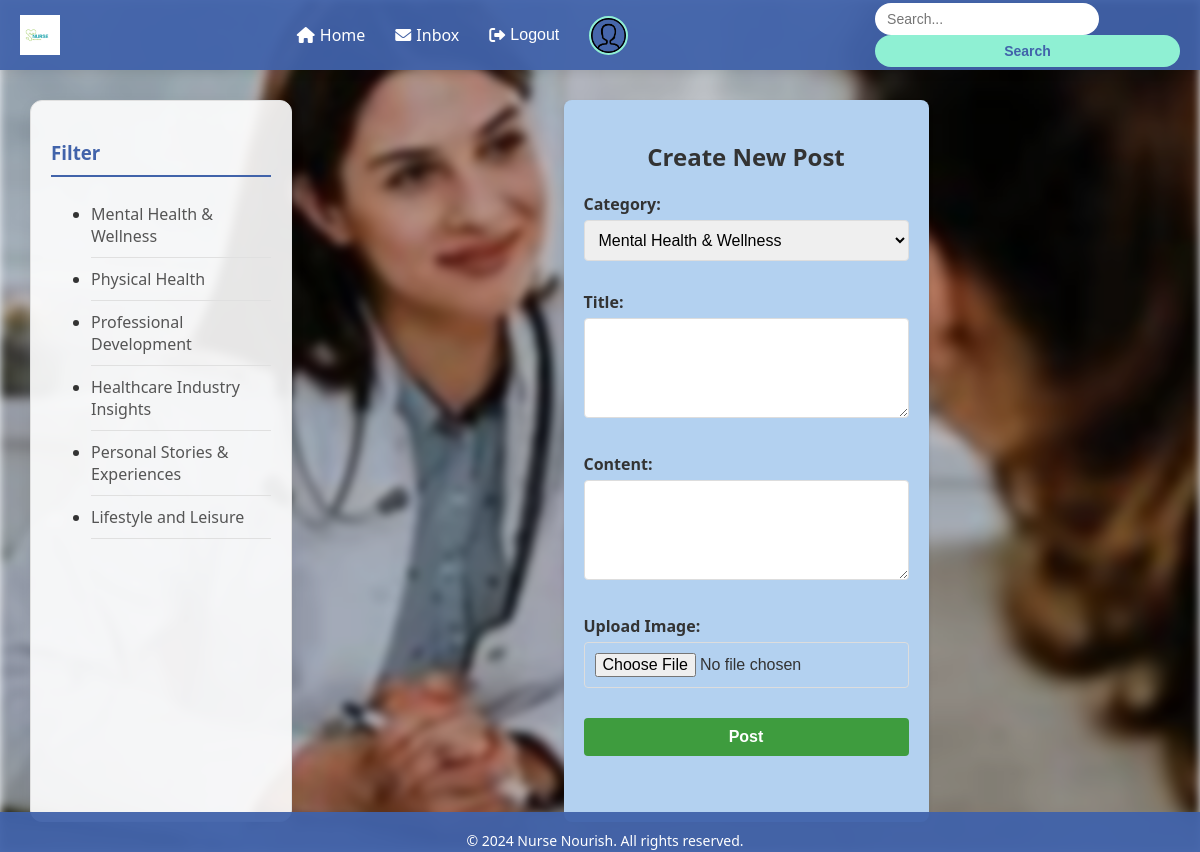
Page /create-post/ (signed in) on the committed database.
### nourse/models.py (models this page shows, shortened)
class User(AbstractUser):
    email = models.EmailField(unique=True)
    first_name = models.CharField(max_length=30)
    last_name = models.CharField(max_length=30)
    username = models.CharField(max_length=50, unique=True)
    picture = models.ImageField(upload_to='static/', default='static/default-profile.png')
    groups = models.ManyToManyField(
        Group,
        related_name='customuser_set',  # Add unique related_name
        blank=True,
        help_text='The groups this user belongs to. A user will get all permissions granted to each of their groups.',
        verbose_name='groups',
    )
    user_permissions = models.ManyToManyField(
        Permission,
        related_name='customuser_set',  # Add unique related_name
        blank=True,
        help_text='Specific permissions for this user.',
        verbose_name='user permissions',
    )

class Category(models.Model):
    name = models.CharField(max_length=100)

### nourse/views.py (the view, shortened to what this page needs)
# urls.py: path('create-post/', views.create_post, name='create_post'),
@login_required
def create_post(request):
    categories = Category.objects.all()
    return render(request, 'create_post.html', {'categories': categories})

### nourse/context_processors.py (called while the page is built)
def categories_processor(request):
    categories = Category.objects.all()
    return {'categories': categories}

### nourse/templates/create_post.html (shortened to what this page needs)
{% extends "main.html" %}
{% block content %}
<div class="container">
  <h2>Create New Post</h2>
  <form method="POST" enctype="multipart/form-data">
    <div class="form-group">
      <label for="category">Category:</label>
      <select id="category" name="category">
        {% for category in categories %}
        <option value="{{ category.id }}">{{ category.name }}</option>
        {% endfor %}
      </select>
    </div>
    <div class="form-group">
      <label for="title">Title:</label>
      <textarea id="title" name="title" required></textarea>
    </div>
    <div class="form-group">
      <label for="content">Content:</label>
      <textarea id="content" name="content" required></textarea>
    </div>
    <div class="form-group">
      <label for="picture">Upload Image:</label>
      <input type="file" id="picture" name="picture" accept="image/*">
    </div>
    <button type="submit">Post</button>
  </form>
</div>
{% endblock %}

### nourse/templates/main.html (shortened to what this page needs)
{% load static %}
<!DOCTYPE html>
<html lang="en">
<head>
    <link rel="stylesheet" href="{% static 'main.css' %}">
    <link rel="stylesheet" href="https://cdnjs.cloudflare.com/ajax/libs/font-awesome/6.0.0-beta3/css/all.min.css">
</head>
<body>
    <header>
        <img class="logo" src="{% static 'images/logo (2).ico' %}" alt="Nurse Nourish Logo">
        <nav>
            <ul>
                <li>
                    {% if user.is_authenticated %}
                        <a href="{% url 'nourse:home' %}"><i class="fas fa-home"></i>Home</a>
                    {% else %}
                        <a href="{% url 'nourse:login' %}"><i class="fas fa-home"></i>Home</a>
                    {% endif %}
                </li>
                {% if user.is_authenticated %}
                    <li><a href="{% url 'nourse:inbox' %}"><i class="fas fa-envelope"></i> Inbox</a></li>
                    <li>
                        <form id="logout-form" action="{% url 'nourse:logout' %}" method="post" style="display: inline;">
                            <button type="submit" style="border: none; background: none; padding: 0; cursor: pointer;">
                                <i class="fas fa-sign-out-alt"></i> Logout
                            </button>
                        </form>
                    </li>
                    <li>
                        <a href="{% url 'nourse:profile' %}">
                            <img class="user-pic" src="{{ user.picture.url }}" alt="Profile Picture">
                        </a>
                    </li>
                {% else %}
                    <li><a href="{% url 'nourse:register' %}"><i class="fas fa-user-plus"></i> Register</a></li>
                    <li><a href="{% url 'nourse:login' %}"><i class="fas fa-sign-in-alt"></i> Log In</a></li>
                {% endif %}
            </ul>
        </nav>
        <div class="search-bar">
            <form method="get" action="{% url 'nourse:search' %}">
                <input type="text" placeholder="Search..." name="q">
                <button type="submit">Search</button>
            </form>
        </div>
    </header>
    <main>
        <aside class="sidebar">
            <h3>Filter</h3>
            <ul>
                {% for category in categories %}
                    <li>
                        <a href="{% url 'nourse:posts_by_category' category.id %}">{{ category.name }}</a>
                    </li>
                {% empty %}
                    <li>No categories available.</li>
                {% endfor %}
            </ul>
        </aside>
        {% block content %}{% endblock %}
    </main>
    <footer>
        <p>&copy; 2024 Nurse Nourish. All rights reserved.</p>
    </footer>
</body>
</html>

### static/main.css (style rules this page uses)
body { font-family: 'Segoe UI', Tahoma, Geneva, Verdana, sans-serif; margin: 0; padding: 0; background-color: #f0f4f8; display: flex; flex-direction: column; min-height: 100vh; color: #333; }
header { background-color: rgba(65, 99, 170, 0.95); color: #fff; padding: 10px 0; position: fixed; width: 100%; top: 0; left: 0; z-index: 1000; display: flex; align-items: center; justify-content: space-between; height: 50px; box-shadow: 0 2px 10px rgba(0, 0, 0, 0.1); }
.logo { width: 40px; margin-left: 20px; transition: transform 0.3s ease; }
nav ul { list-style: none; padding: 0; margin: 0; display: flex; align-items: center; }
nav ul li { margin: 0 15px; }
nav ul li a, nav ul li button { color: #fff; text-decoration: none; font-weight: 500; display: flex; align-items: center; font-size: 16px; transition: color 0.3s ease; }
nav ul li a i, nav ul li button i { margin-right: 5px; }
.search-bar { margin-right: 20px; }
.search-bar input { padding: 8px 12px; border: none; border-radius: 20px; font-size: 14px; width: 200px; transition: width 0.3s ease; }
.search-bar button { padding: 8px 15px; border: none; border-radius: 20px; background-color: #8ff0d3; color: #4163aa; cursor: pointer; font-size: 14px; transition: background-color 0.3s ease; }
main { flex: 1; margin-top: 70px; display: flex; flex-direction: row; gap: 30px; padding: 30px; }
.sidebar { width: 220px; background-color: rgba(255, 255, 255, 0.9); border: 1px solid #e0e0e0; padding: 20px; position: sticky; top: 80px; height: calc(100vh - 120px); overflow-y: auto; border-radius: 12px; box-shadow: 0 4px 15px rgba(0, 0, 0, 0.05); box-sizing: inherit; }
.sidebar h3 { color: #4163aa; border-bottom: 2px solid #4163aa; padding-bottom: 10px; margin-bottom: 15px; }
.sidebar ul li a { color: #555; text-decoration: none; display: block; padding: 10px 0; border-bottom: 1px solid #e0e0e0; transition: all 0.5s ease; }
.user-pic { width: 35px; height: 35px; border-radius: 50%; margin-right: 10px; object-fit: cover; border: 2px solid #8ff0d3; }
footer { background-color: rgba(65, 99, 170, 0.95); color: #fff; text-align: center; padding: 5px; font-size: 14px; position: fixed; bottom: 0; width: 100%; height:30px; }

### nourse/templates/create_post.html (style rules this page uses)
.container { max-width: 600px; margin: 0 auto; padding: 20px; background-color: #b3d1f0; border-radius: 8px; box-shadow: 0 2px 4px rgba(0, 0, 0, 0.1); }
h2 { text-align: center; color: #333; font-size: 24px; margin-bottom: 20px; }
.form-group { margin-bottom: 20px; }
label { display: block; font-weight: bold; margin-bottom: 5px; color: #333; }
select, textarea, input[type="file"] { width: 100%; padding: 10px; border: 1px solid #ddd; border-radius: 4px; box-sizing: border-box; font-family: 'Trebuchet MS', 'Lucida Sans Unicode', 'Lucida Grande', 'Lucida Sans', Arial, sans-serif; font-size: 16px; margin-bottom: 10px; transition: border-color 0.3s ease-in-out; }
textarea { height: 100px; resize: vertical; }
button { width: 100%; padding: 10px; background-color: rgb(62, 156, 62); border: none; border-radius: 4px; color: white; font-size: 16px; font-weight: bold; cursor: pointer; transition: background-color 0.3s ease-in-out; }

### rows in the picture
User: picture (placeholder picture)
Category: name "Mental Health & Wellness"
Category: name "Physical Health"
Category: name "Professional Development"
Category: name "Healthcare Industry Insights"
Category: name "Personal Stories & Experiences"
Category: name "Lifestyle and Leisure"

### other values in the picture
form field category "Mental Health & Wellness"
